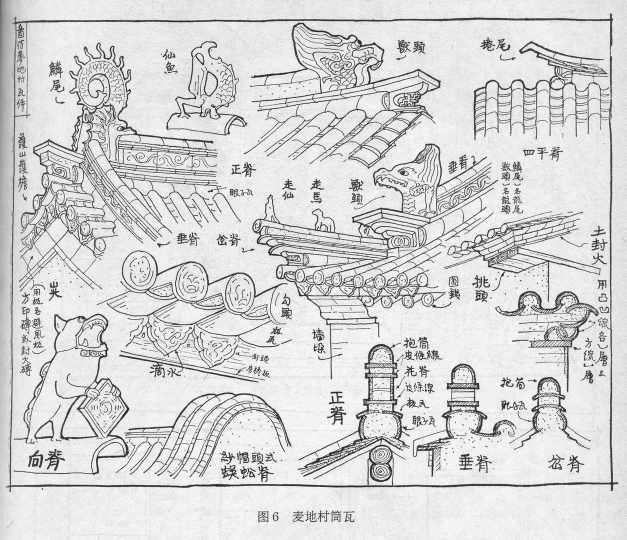
#> input picture brick-tiles-mother/09f/references/L7.jpg, 1253 x 1080 px (shown at 1/2 size)
$ python trace_ridge09c.py
#> lines starting #> are read from the running program, lines starting #| are printed output that depends on the picture; after the words box and inside, x2 and y2 are one past the last pixel; in counts of white or black regions, pixels touching at a corner belong together
from pathlib import Path
import cv2,numpy as np,json
H=Path(__file__).parent
im=cv2.imdecode(np.fromfile(str(H/'references/L7.jpg'),dtype=np.uint8),cv2.IMREAD_GRAYSCALE)
#> im is the input picture: shape (1080, 1253); min 0, max 255, mean 213.2
# Perspective quadrilateral of the visible flower band; keep its ink, not an invented repeat.
src=np.float32([[246,300],[432,312],[432,340],[246,329]])
warped=cv2.warpPerspective(im,cv2.getPerspectiveTransform(src,np.float32([[0,0],[558,0],[558,90],[0,90]])),(559,91))
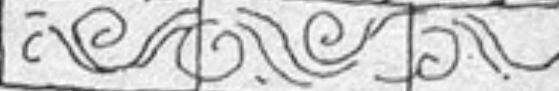
#> warped: shape (91, 559); min 27, max 255, mean 206.6
mask=cv2.adaptiveThreshold(warped,255,cv2.ADAPTIVE_THRESH_GAUSSIAN_C,cv2.THRESH_BINARY_INV,25,8)
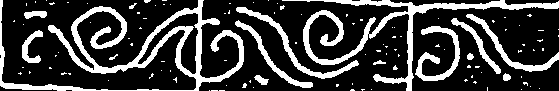
#> mask: shape (91, 559); 23.3% white; 114 white regions (99 under 20 px), largest, box (x1, y1, x2, y2) and area: (0, 0, 244, 91) 4460, (282, 0, 559, 91) 3095, (236, 7, 359, 79) 822
mask[:4]=0;mask[-4:]=0;mask[:,:4]=0;mask[:,-4:]=0
#> after `mask[:, :4] = 0`:
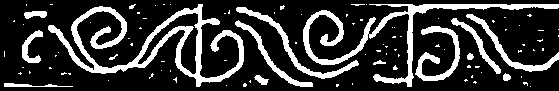
#> mask: shape (91, 559); 20.9% white; 98 white regions (82 under 20 px), largest, box (x1, y1, x2, y2) and area: (48, 4, 244, 87) 3649, (303, 4, 559, 87) 2646, (236, 7, 359, 79) 822
#> after `mask[:, -4:] = 0`: mask: shape (91, 559); 20.8% white; 96 white regions (80 under 20 px)
contours,h=cv2.findContours(mask,cv2.RETR_CCOMP,cv2.CHAIN_APPROX_SIMPLE)
#> contours = 97 contours, 82 with area under 20; largest, box (x1, y1, x2, y2) and area: (48, 4, 244, 87) 4224, (303, 4, 555, 87) 2100, (137, 12, 199, 75) 1218, (236, 7, 359, 79) 674, (415, 26, 460, 81) 618; h = 97 rows, first 6: [1, -1, -1, -1], [2, 0, -1, -1], [3, 1, -1, -1], [4, 2, -1, -1], [5, 3, -1, -1], [6, 4, -1, -1]
polys=[]
for i,c in enumerate(contours):
 if h[0,i,3]>=0 or cv2.contourArea(c)<8:continue
 def ring(c):return cv2.approxPolyDP(c,.6,True).reshape(-1,2).tolist()
 rings=[ring(c)];j=h[0,i,2]
 while j>=0:
  if cv2.contourArea(contours[j])>4:rings.append(ring(contours[j]))
  j=h[0,j,0]
 polys.append(rings)
#> this loop made 97 passes
#> c on passes 1, 2, 4, 9, 10, 13, 14, 18, 19, 22, 23, 24: [[530, 86]], [[226, 85]], [[352, 83], [352, 84]], [[250, 80], [249, 81], [250, 82]], [[108, 80]], [[521, 76], [521, 77]], [[472, 75], [471, 76], [471, 77], [472, 77]], [[68, 73], [69, 74], [70, 74], [70, 73]], [[481, 72]], [[29, 71], [29, 73], [30, 72]], [[170, 70], [170, 71]], [[161, 70]]
#> after the loop, polys = 18 items
data={'source':'L7','source_quad_px':src.tolist(),'size':[559,91],'polygons':polys,'status':'rectified visible drawing ink; relief depth and historical color unknown'}
(H/'ridge_ink09c.json').write_text(json.dumps(data,separators=(',',':')),encoding='utf8')

$ run again, with brick-tiles-mother/09f/references/L4.jpg copied over brick-tiles-mother/09f/references/L7.jpg
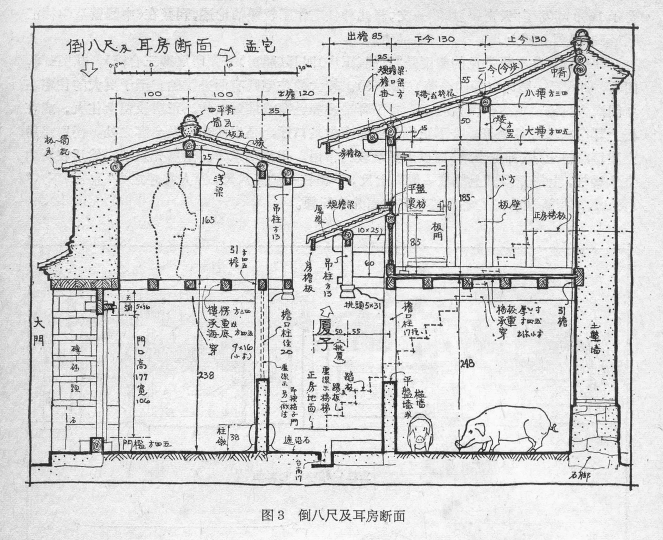
#> input picture brick-tiles-mother/09f/references/L4.jpg, 1326 x 1080 px (shown at 1/2 size)
#> im is the input picture: shape (1080, 1326); min 0, max 255, mean 214.9
#> `warped=cv2.warpPerspective(im,cv2.getPerspectiveTransform(src,np.float..`:
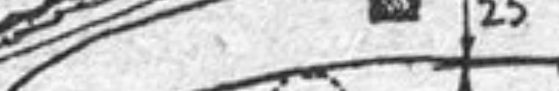
#> warped: shape (91, 559); min 22, max 255, mean 199.3
#> `mask[:, -4:] = 0`:
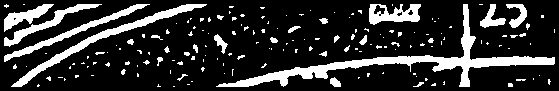
#> mask: shape (91, 559); 18.8% white; 168 white regions (137 under 20 px)
#> contours = 173 contours, 156 with area under 20; largest, box (x1, y1, x2, y2) and area: (216, 4, 555, 87) 2890, (11, 4, 207, 87) 1197, (4, 4, 150, 62) 712, (369, 4, 421, 25) 668, (4, 4, 102, 47) 576; h = 173 rows, first 6: [1, -1, -1, -1], [2, 0, -1, -1], [3, 1, -1, -1], [4, 2, -1, -1], [5, 3, -1, -1], [6, 4, -1, -1]
#> the loop `for i,c in enumerate(contours):` made 173 passes
#> c on passes 1, 2, 9: [[173, 86], [174, 86]], [[187, 84], [189, 84]], [[191, 81], [192, 81]]
#> after the loop `for i,c in enumerate(contours):`: polys = 43 items
